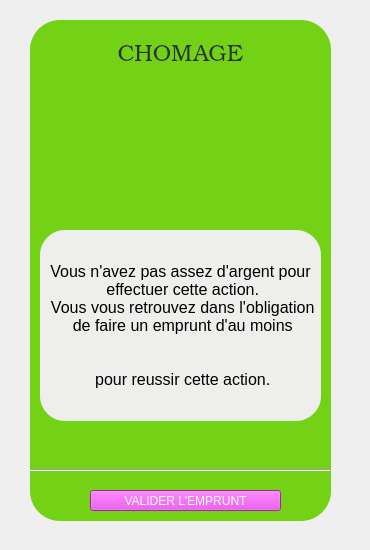
       <widget class="QWidget" name="inter_chom_cash_inf">
        <widget class="QPlainTextEdit" name="affichage_carte_20">
         <property name="geometry">
          <rect>
           <x>30</x>
           <y>20</y>
           <width>301</width>
           <height>501</height>
          </rect>
         </property>
         <property name="styleSheet">
          <string notr="true">background-color: rgb(115, 210, 22);
border-radius:30px;</string>
         </property>
         <property name="backgroundVisible">
          <bool>false</bool>
         </property>
         <property name="centerOnScroll">
          <bool>false</bool>
         </property>
        </widget>
        <widget class="QLabel" name="photo_du_chomage_cash_inf">
         <property name="geometry">
          <rect>
           <x>100</x>
           <y>90</y>
           <width>161</width>
           <height>111</height>
          </rect>
         </property>
         <property name="styleSheet">
          <string notr="true">border-image: url(:/images/image_chomage.jpg);</string>
         </property>
         <property name="text">
          <string/>
         </property>
        </widget>
        <widget class="QPushButton" name="Valid_emprunt_chomage_cash_inf">
         <property name="geometry">
          <rect>
           <x>90</x>
           <y>490</y>
           <width>191</width>
           <height>21</height>
          </rect>
         </property>
         <property name="styleSheet">
          <string notr="true">font: 13pt &quot;Ubuntu&quot;;
color: white;
background-color: rgb(224, 52, 226);</string>
         </property>
         <property name="text">
          <string>VALIDER L'EMPRUNT</string>
         </property>
        </widget>
        <widget class="QLabel" name="titre_chomage_cash_inf">
         <property name="geometry">
          <rect>
           <x>50</x>
           <y>40</y>
           <width>261</width>
           <height>31</height>
          </rect>
         </property>
         <property name="font">
          <font>
           <family>URW Bookman L</family>
           <pointsize>17</pointsize>
           <weight>9</weight>
           <italic>false</italic>
           <bold>false</bold>
          </font>
         </property>
         <property name="styleSheet">
          <string notr="true">color: rgb(46, 52, 54);
background-image: url(:/images/backg.jpg);
font: 75 17pt &quot;URW Bookman L&quot;;
border-radius:8px;</string>
         </property>
         <property name="text">
          <string>CHOMAGE</string>
         </property>
         <property name="alignment">
          <set>Qt::AlignCenter</set>
         </property>
        </widget>
        <widget class="QLabel" name="Info_chomage_cash_inf">
         <property name="geometry">
          <rect>
           <x>40</x>
           <y>230</y>
           <width>281</width>
           <height>191</height>
          </rect>
         </property>
         <property name="font">
          <font>
           <pointsize>12</pointsize>
          </font>
         </property>
         <property name="styleSheet">
          <string notr="true">background-color: rgb(238, 238, 236);
border-radius:25px;</string>
         </property>
         <property name="text">
          <string>Vous n'avez pas assez d'argent pour 
 effectuer cette action. 
 Vous vous retrouvez dans l'obligation 
 de faire un emprunt d'au moins  
 
 
 pour reussir cette action.</string>
         </property>
         <property name="alignment">
          <set>Qt::AlignCenter</set>
         </property>
        </widget>
        <widget class="Line" name="line_19">
         <property name="geometry">
          <rect>
           <x>30</x>
           <y>460</y>
           <width>301</width>
           <height>20</height>
          </rect>
         </property>
         <property name="orientation">
          <enum>Qt::Horizontal</enum>
         </property>
        </widget>
        <widget class="QLabel" name="label_prix_emprunt">
         <property name="geometry">
          <rect>
           <x>120</x>
           <y>330</y>
           <width>131</width>
           <height>21</height>
          </rect>
         </property>
         <property name="text">
          <string/>
         </property>
        </widget>
        <widget class="QLabel" name="label_46">
         <property name="geometry">
          <rect>
           <x>0</x>
           <y>0</y>
           <width>361</width>
           <height>541</height>
          </rect>
         </property>
         <property name="styleSheet">
          <string notr="true">background-image: url(:/images/backg.jpg);</string>
         </property>
         <property name="text">
          <string/>
         </property>
        </widget>
        <zorder>label_46</zorder>
        <zorder>affichage_carte_20</zorder>
        <zorder>photo_du_chomage_cash_inf</zorder>
        <zorder>Valid_emprunt_chomage_cash_inf</zorder>
        <zorder>titre_chomage_cash_inf</zorder>
        <zorder>Info_chomage_cash_inf</zorder>
        <zorder>line_19</zorder>
        <zorder>label_prix_emprunt</zorder>
       </widget>
